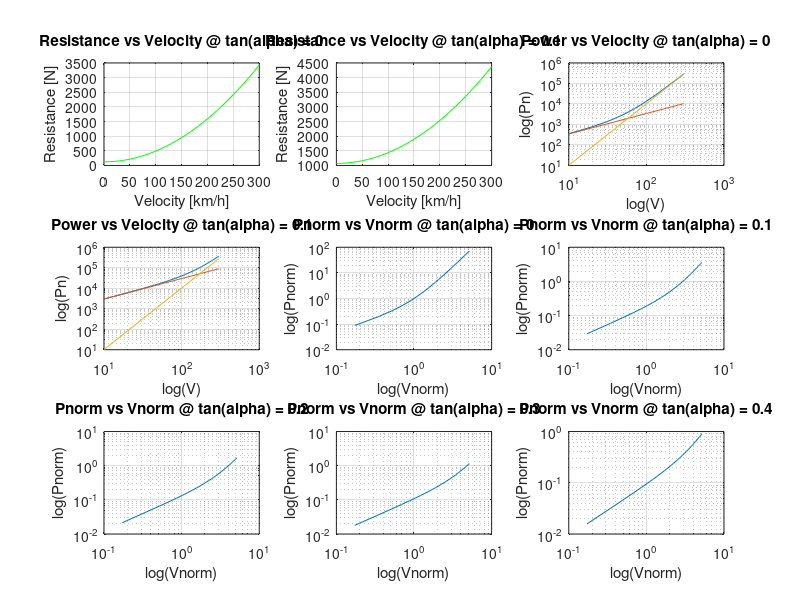
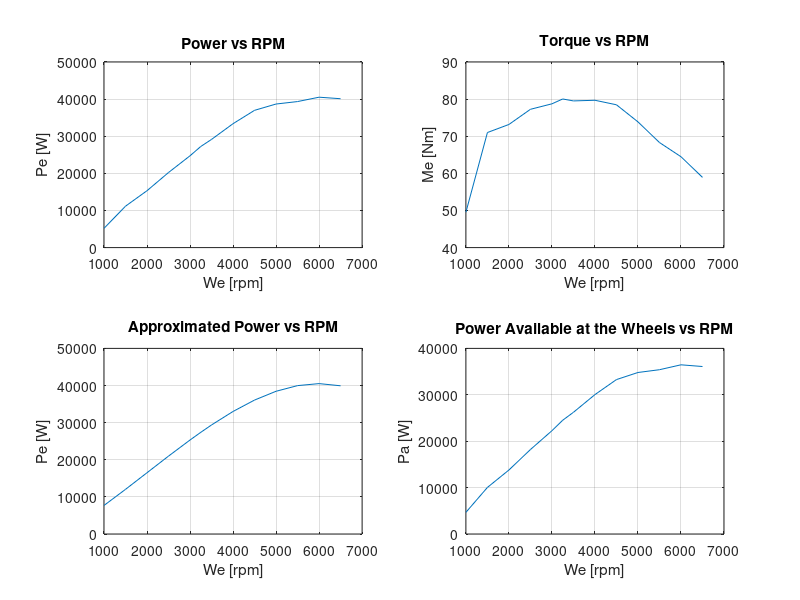
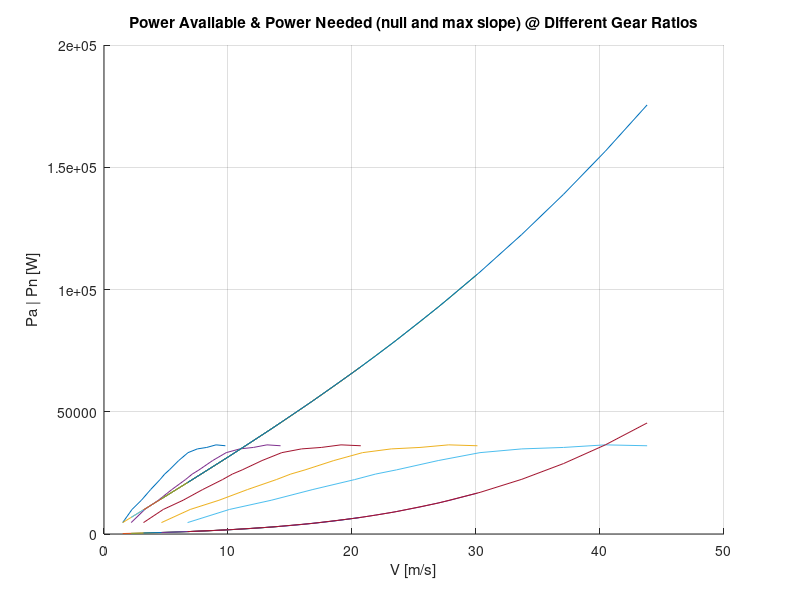
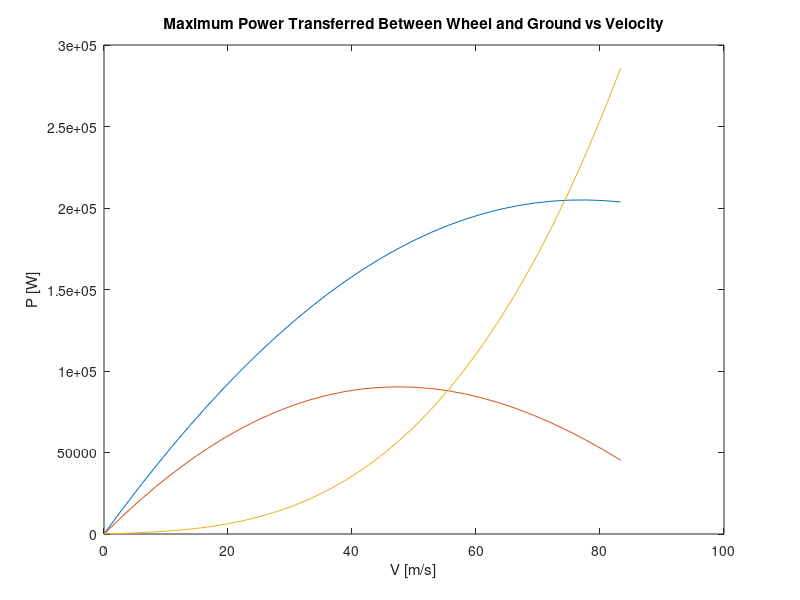

These figures' MATLAB source, in order: (Note: this script raises an error after producing the figures.)
clear all
clc

% Define Given Constants
Cx = .35; %[-]
S = 1.82; %[m^2]
m = 970; %[kg]
Vcil = 1040; %[cm^3]
Tf = .281; %[-]
wmin = 850; %[rpm]
efficiencyt = .9; %[-]
l = 2.3; %[m]
a = 1.15; %[m]
b=l-a;
hG = .5; %[m]
wheel_indication = '155/65R13';
R0 = 13*25.4/2 + .65*155; %[mm]
Re = .98*R0*10^-3; % [m]
N = 5; %[-]
ts = 1; %[s]
Je = .08; %[kg.m^2]
Jw = 1.6; %[kg.m^2]
Jt = Jw; %[kg.m^2]
g = 9.81; % [m/s^2]
ro = 1.3; %[kg/m^2]
alpha = atan(0:0.1:0.4); %[-]
f0 = .013; %[-]
K = 6.51*10^-6; %[s^2/m^2] 

% POWER NEEDED FOR MOTION

% Take Artbitrary Velocity Interval
vKm = 0:10:300; %[km/h]
vm = (vKm./3.6); %[m/s]

% Declare All Vectors/Matrices As Zeros
A = zeros(5, 1);
B = zeros(5, 1);
R = zeros(5, 31);
Pn = zeros(5, 31);
Pnorm = zeros(5, 31);
Pcar = zeros(5, 1);
Vcar = zeros(5, 1);
Av = zeros(5, 31);
Bv3 = zeros(5, 31);

% Calculate A, B, Vcar, Pcar, R, Av, Bv^3, Pn, Pnorm and Vnorm at 5
% different inclinations
for i = 1:5
    A(i) = m*g*(f0*cos(alpha(i)) + sin(alpha(i))); %[N]
    B(i) = m*g*K*cos(alpha(i)) + 0.5*ro*S*Cx; %[kg/m]

    Vcar(i) = sqrt(A(1)/B(1)); %[m/s]
    Pcar(i) = 2*A(i)*sqrt(A(i)/B(i)); %[W]
        
    for j = 1:31
        R(i, j) = A(i) + B(i)*(vm(j)^2); %[N]
        Av(i, j) = A(i)*vm(j); %[W]
        Bv3(i, j) = B(i)*vm(j)^3; %[W]
        Pn(i, j) = Av(i, j) + Bv3(i, j); %[W]
        Pnorm(i, j) = Pn(i, j)/Pcar(i); %[-]
    end

    Vnorm = vm/Vcar(i); %[-]
    
end

% Plot The Required Graphs In Part I

figure; hold on;

for i = 1:2
    subplot(3, 3, i);
    plot(vKm, R(i, 1:31), 'g');
    xlabel('Velocity [km/h]');
    ylabel('Resistance [N]');
    title(['Resistance vs Velocity @ tan(alpha) = ', num2str(tan(alpha(i)))]);
    grid on;
end

for i = 1:2
    subplot(3, 3, i+2);
    loglog(vKm, Pn(i, 1:31)); hold on;
    loglog(vKm, Av(i, 1:31));
    loglog(vKm, Bv3(i, 1:31));
    xlabel('log(V)');
    ylabel('log(Pn)');
    title(['Power vs Velocity @ tan(alpha) = ', num2str(tan(alpha(i)))]);
    grid on;
end

for i = 1:5
    subplot(3, 3, i+4);
    loglog(Vnorm, Pnorm(i, 1:31));
    xlabel('log(Vnorm)');
    ylabel('log(Pnorm)');
    title(['Pnorm vs Vnorm @ tan(alpha) = ', num2str(tan(alpha(i)))]);
    grid on;
end

% COMPUTATION OF THE MAXIMUM POWER AVAILABLE AT THE WHEELS

% Define RPM and MEP As Given In Engine Map
werpm = [1000, 1500, 2000, 2500, 3000, 3250, 3500, 4000, 4500, 5000, 5500, 6000, 6500]; %[rpm]
we = (2*pi/60).*werpm; %[rad/s]
mep = [5.985, 8.5785, 8.841, 9.3345, 9.513, 9.6705, 9.6075, 9.6285, 9.4815, 8.9250, 8.2530, 7.791, 7.119]; %[bar]

% Using a four stroke engine
k = .5;

% Declare Pe And Me Vectors As Zeros
Pe = zeros(13, 1);
Me = zeros(13, 1);

% Calculate Pe And Me At Different Engine Rotational Speed
for i = 1:13
   Pe(i) =  .1*k*mep(i)*Vcil*we(i)/(2*pi); % [W]
   Me(i) = Pe(i)/we(i); % [Nm]
end

% Plot The Required Graphs In Part II

figure; hold on;
subplot(2, 2, 1);
plot(werpm, Pe);
xlabel('We [rpm]');
ylabel('Pe [W]');
title('Power vs RPM');
grid on;
subplot(2, 2, 2);
plot(werpm, Me);
xlabel('We [rpm]');
ylabel('Me [Nm]');
title('Torque vs RPM');
grid on;

% Obtain Maximum Power And Corresponding We
[Pmax, imax] = max(Pe); % [W]
wemax = we(imax); % [rad/s]

% Declare Summation Terms And Approximated Power As Zeros Vectors
Pi = zeros(3, 1);
Peapp = zeros(13, 1);

% Calculate The Terms Of The Summation
for i = 1:3
    Pi(i) = Pmax/(wemax^i);
end
Pi(3) = -Pi(3);

% Calculate The Approximated Value Of The Power
for i= 1:13
    for j = 1:3
       Peapp(i) = Peapp(i) + Pi(j)*we(i)^j; % [W]
    end
end

% Plot The Graph Of The Approximated Value

subplot(2, 2, 3);
plot(werpm, Peapp);
xlabel('We [rpm]');
ylabel('Pe [W]');
title('Approximated Power vs RPM');
grid on;

% Calculate The Power Available At The Wheels
Pa = zeros(13, 1);
Paapp = zeros(13, 1);
for i = 1:13
   Pa(i) = efficiencyt*Pe(i); % [W]
   Paapp(i) = efficiencyt*Peapp(i); % [W]
end

% Plot The Graph Of Power Available At The Wheels

subplot(2, 2, 4);
plot(werpm, Pa);
xlabel('We [rpm]');
ylabel('Pa [W]');
title('Power Available at the Wheels vs RPM');
grid on;

% GRADEABILITY AND INITIAL CHOICE OF THE TRANSMISSION RATIOS

% Calculate Maximum Speed Vehicle Can Reach
Pamax = max(Pa);
Astar = power(Pamax/(2*B(1)), 1/3);
Bstar = sqrt(1+(4*A(1)^3/(27*(Pamax^2)*B(1))));
Vmax = Astar*(power(Bstar+1, 1/3)-power(Bstar-1, 1/3)); % [m/s]

% Calculate Gear Ratios
Tgtop = Vmax/(Tf*Re*wemax); %[-]
alphamax = atan(.33); %[-]
Tgbottom = Me(1)*efficiencyt/(Tf*Re*m*g*(f0*cos(alphamax)+sin(alphamax))); %[-]
Tgi = zeros(5, 1);
Tgi(1) = Tgbottom;
Tgi(5) = Tgtop;
for i = 2:4
   Tgi(i) = Tgi(i-1)*power((Tgtop/Tgbottom), 1/(N-1)); %[-] 
end

% Calculate Vehicle Speed According To We And Gear Ratios
Vw = zeros(5, 13);
for i = 1:5
   for j = 1:13
       Vw(i, j) = we(j)*Tf*Tgi(i)*Re; % [m/s]
   end
end

Avw = zeros(5, 13, 2);
Bvw3 = zeros(5, 13, 2);

for i = 1:5
    for j = 1:13
        Avw(i, j, 1) = A(1)*Vw(i, j);
        Bvw3(i, j, 1) = B(1)*Vw(i, j)^3;
    end
end

Aw = m*g*(f0*cos(alphamax) + sin(alphamax)); %[N]
Bw = m*g*K*cos(alphamax) + .5*ro*S*Cx; %[kg/m]

for i = 1:5
    for j = 1:13
        Avw(i, j, 2) = Aw*Vw(i, j);
        Bvw3(i, j, 2) = Bw*Vw(i, j)^3;
    end
end

Pnw = zeros(5, 13, 2);
for i = 1:2
   for j = 1:5
       for kz = 1:13
            Pnw(j, kz, i) = Avw(j, kz, i) + Bvw3(j, kz, i); 
       end
   end
end

figure;  hold on;
for i = 1:5
    plot(Vw(i, 1:13), Pa, Vw(i, 1:13), Pnw(i, 1:13, 1), Vw(i, 1:13), Pnw(i, 1:13, 2));
end
xlabel('V [m/s]');
ylabel('Pa | Pn [W]');
title('Power Available & Power Needed (null and max slope) @ Different Gear Ratios');

grid on;

% MAXIMUM POWER THAT CAN BE TRANSFERRED BY THE TIRES TO THE GROUND

% Define Constants
c1 = [1.1, .8];
c2 = [6, 8]*10^-3;

% Calculate Dx
Rl = 0.92*R0*10^-3;
Dx = Rl.*(f0+K.*vm.^2);

% Calculate Fz1 and Fz2
K1 = ro*S*Cx*hG/2/m/g;
K2 = -K1;
Fz1 = m*g*(b-Dx-K1.*vm.^2)/l;
Fz2 = m*g*(a+Dx-K2.*vm.^2)/l;

% Calculate Maximum Power Transferred in Dry/Wet Conditions
uip(1,1:31) = c1(1) - c2(1).*vm;
uip(2,1:31) = c1(2) - c2(2).*vm;
PmaxWG(1,1:31) = (Fz1).*uip(1,1:31).*vm;
PmaxWG(2,1:31) = (Fz1).*uip(2,1:31).*vm;

% Plot Required Graphs

figure;
plot(vm, PmaxWG(1, 1:31), vm, PmaxWG(2, 1:31), vm, Pn(1, 1:31));
title('Maximum Power Transferred Between Wheel and Ground vs Velocity');
xlabel('V [m/s]');
ylabel('P [W]');

% Obtain The Maximum Velocity
interD = InterX([vm;PmaxWG(1, 1:31)],[vm;Pn]);
interW = InterX([vm;PmaxWG(2, 1:31)],[vm;Pn]);
VmaxWG(1,1) = interD(1,2);
VmaxWG(1,2) = interW(1,2);

% ACCELERATION PERFORMANCE

% Compute Equivalent Mass
me = m + Jt/(Re*Tf)^2 + Je/(Re*Tf)^2./Tgi.^2;

% Compute Maximum Acceleration
amax = zeros(5, 13);
for i = 1:5
   for j = 1:13
      amax(i, j) = (Pa(j)-Pnw(i,j))/(me(i)*Vw(i,j));
   end
end

% In this case we realise that at 5th gear ratio the maximum velocity is
% attained at the index = 12; therefore, theoratically we get a negative
% acceleration which we must substitute by 0 since the acceleration goes to
% 0 (in ideal case) when a body reached its maximum speed
amax(5,13) = 0;

% Plot Maximum Acceleration
oneOamax = 1./amax;

figure; hold on;
for i = 1:5
   plot(Vw(i, 1:13), amax(i, 1:13));
end
title('Maximum Acceleration vs Veloctiy');
xlabel('V [m/s]');
ylabel('A [m/s^2]');
grid on;

% Find Points of Intersections
x = [Vw(1, 13) Vw(2,13) Vw(3,13), 100/3.6];
y = [0 4];
F0 = [Vw(1,1);oneOamax(1,1)];
F1 = InterX([Vw(1,1:13);oneOamax(1,1:13)],[Vw(2,1:13);oneOamax(2,1:13)]);
F2 = InterX([Vw(3,1:13);oneOamax(3,1:13)],[[x(2) x(2)];[y(1) y(2)]]);
F3 = InterX([Vw(4,1:13);oneOamax(4,1:13)],[[x(3) x(3)];[y(1) y(2)]]);
F4 = InterX([Vw(4,1:13);oneOamax(4,1:13)],[[x(4) x(4)];[y(1) y(2)]]);
F = [F1 F2 F3 F4];

% Find Increments for Different Intervals
I = [F1(1)-F0(1), F2(1)-F1(1), F3(1)-F2(1), F4(1)-F3(1)]/10;

% Calculate New Ideal Velocity Vector
newV = zeros(1, 40);
base = Vw(1,1);
for i = 1:4
   for j = (10*i-9):10*i
      newV(j) =  base + I(i)*(j-10*(i-1));
   end
   base = newV(j);
end

% Calculate New Actual Velocity Vector

newVactual = zeros(1, 43);
for i = 43:-1:35
   newVactual(i) = newV(i-3);
end
newVactual(34) = newV(30);
newVactual(33) = newV(30);
for i = 32:-1:24
   newVactual(i) = newV(i-2); 
end
newVactual(23) = newV(20);
newVactual(22) = newV(20);
for i=21:-1:13
   newVactual(i) = newV(i-1); 
end
newVactual(12) = newV(10);
newVactual(11) = newV(10);
for i = 10:-1:1
   newVactual(i) = newV(i);
end

% Calculate New 1/Acceleration Vector
newA = zeros(1, 40);
for i = 1:4
    for j = (10*i-9):10*i
        POINT = InterX([Vw(i,1:13);oneOamax(i,1:13)],[[newV(j) newV(j)];[y(1) y(2)]]);
        newA(j) = POINT(2);
    end
end

% Calculate Ideal Time Using Numerical Integration
Time = zeros(1, 40);
Time(2) = trapz([Vw(1,1) newV(1)],[oneOamax(1,1), newA(1)]);
for i = 3:40
    if (i==22 || i==32)
        index = (i - rem(i,10))/10;
        Time(i) = Time(i-1) + trapz([newV(i-2) newV(i-1)],[F(2, index) newA(i-1)]);
    else
        Time(i) = Time(i-1) + trapz([newV(i-2) newV(i-1)],[newA(i-2) newA(i-1)]);
    end
end

% Calculate Actual Time Using Numerical Integration
TimeActual = zeros(1,43);
TimeActual(2) = trapz([Vw(1,1) newV(1)],[oneOamax(1,1), newA(1)]);
for i = 3:11
    TimeActual(i) = TimeActual(i-1) + trapz([newV(i-2) newV(i-1)],[newA(i-2) newA(i-1)]);
end
TimeActual(12) = TimeActual(11) + ts;
for i = 13:22
    TimeActual(i) = TimeActual(i-1) + trapz([newV(i-3) newV(i-2)],[newA(i-3) newA(i-2)]);
end
TimeActual(23) = TimeActual(22) + ts;
TimeActual(24) = TimeActual(23) + trapz([newV(20) newV(21)],[F(2, 2) newA(21)]);
for i = 25:33
    TimeActual(i) = TimeActual(i-1) + trapz([newV(i-4) newV(i-3)],[newA(i-4) newA(i-3)]);
end
TimeActual(34) = TimeActual(33) + ts;
TimeActual(35) = TimeActual(34) + trapz([newV(30) newV(31)],[F(2, 3) newA(31)]);
for i = 36:43
   TimeActual(i) = TimeActual(i-1) + trapz([newV(i-5) newV(i-4)],[newA(i-5) newA(i-4)]);
end

% Plot Graph of V vs T

figure; hold on;
plot(Time, newV);
plot(TimeActual, newVactual);
legend('Theretical Velocity', 'Actual Velocity');
title('Velocity vs Time');
xlabel('Time [s]');
ylabel('Velocity [m/s]');

% FUEL CONSUMPTION

% Define Constant(s)
rof = 739/1000; % Fuel Density [kg/m^3]
Qm = .62/3600; % Volumetric Flow at idle [l/s];
H = 4.4*10^7; % [J/Kg]

[NUM, ~, ~] = xlsread('NEDC', 'Foglio1');
TimeNedc(1:15) = NUM(1:15, 1);
TimeNedc(16:28) = NUM(61:73);
VelocityNedc(1:15) = NUM(1:15, 2)/3.6;
VelocityNedc(16:28) = NUM(61:73, 2)/3.6;

meanVelocity = zeros(1, 27);
for i = 1:27
    meanVelocity(i) = mean([VelocityNedc(i) VelocityNedc(i+1)]);
    if(i<12)
        j=i+15;
        meanVelocity(j) = mean([VelocityNedc(j) VelocityNedc(j+1)]);
    end
end

WeNedc = zeros(1, 27);
for i = 1:27
    if (meanVelocity(i) < 0.1)
        WeNedc(i) = 1000;
        
    elseif (meanVelocity(i) > 0 && meanVelocity(i) < F1(1))
        WeNedc(i) = meanVelocity(i)/Tgi(1)/Tf/Re*60/2/pi;
        
    elseif (meanVelocity(i) > F1(1) && meanVelocity(i) < F2(1))
        WeNedc(i) = meanVelocity(i)/Tgi(2)/Tf/Re*60/2/pi;
        
    elseif (meanVelocity(i) > F2(1) && meanVelocity(i) < F3(1))
        WeNedc(i) = meanVelocity(i)/Tgi(3)/Tf/Re*60/2/pi;
        
    elseif (meanVelocity(i) > F3(1) && meanVelocity(i) < Vw(4, 13))
        WeNedc(i) = meanVelocity(i)/Tgi(4)/Tf/Re*60/2/pi;
    else
        WeNedc(i) = meanVelocity(i)/Tgi(5)/Tf/Re*60/2/pi;
    end
end

PeNedc = zeros (1, 27);
for i = 1:27
   for j = 1:12
      if (WeNedc(i) >= werpm(j) && WeNedc(i) < werpm(j+1))
          coeff = polyfit([werpm(j) werpm(j+1)], [Pe(j) Pe(j+1)], 1);
          PeNedc(i) = coeff(1)*WeNedc(i) + coeff(2);
      end
   end
end

PmeNedc = zeros(1,27);
for i = 1:27
   PmeNedc(i) = 10*PeNedc(i)/Vcil/k/(WeNedc(i)/60);
end

[NUM, TXT, RAW] = xlsread('team14-lab1_1-lab1_2 v3', 'Team 14 engine map');
Pme(1:22, 1:13) = NUM(2:23, 1:2:26);
qGiven (1:22, 1:13) = NUM(2:23, 2:2:26)/1000/3600/745.7;
q = zeros(1, 27);
for i = 1:27
   for j = 1:12
      if(WeNedc(i) == werpm(j))
        for k = 1:21
            if(~isnan(Pme(k+1, j)) && PmeNedc(i)<Pme(k, j) && PmeNedc(i)>Pme(k+1, j))
                coefficients1 = polyfit([Pme(k, j) Pme(k+1, j)], [qGiven(k, j) qGiven(k+1, j)], 1);
                q(i) = coefficients1(1)*PmeNedc(i) + coefficients1(2);
            end
        end
      elseif (WeNedc(i) > werpm(j) && WeNedc(i) < werpm(j+1))
          flag = 1;
          k=1;
          while (flag==1 && k<22)
            if(~isnan(Pme(k+1, j)) && PmeNedc(i)<Pme(k, j) && PmeNedc(i)>Pme(k+1, j))
                coefficients1 = polyfit([Pme(k, j) Pme(k+1, j)], [qGiven(k, j) qGiven(k+1, j)], 1);
                q1 = coefficients1(1)*PmeNedc(i) + coefficients1(2);
                flag = 0;
            end
            k=k+1;
          end
          
          if (flag == 1)
             coefficents1 =  polyfit([Pme(1, j) Pme(2, j)], [qGiven(1, j) qGiven(2, j)], 1);
             q1 = coefficients1(1)*PmeNedc(i) + coefficients1(2);
          end
          
          flag = 1;
          k=1;
          while (flag==1 && k<22)
            if(~isnan(Pme(k+1, j+1)) && PmeNedc(i)<Pme(k, j+1) && PmeNedc(i)>Pme(k+1, j+1))
                coefficients1 = polyfit([Pme(k, j+1) Pme(k+1, j+1)], [qGiven(k, j+1) qGiven(k+1, j+1)], 1);
                q2 = coefficients1(1)*PmeNedc(i) + coefficients1(2);
                flag = 0;
            end
            k=k+1;
          end
          
          if (flag == 1)
             coefficents1 =  polyfit([Pme(1, j+1) Pme(2, j+1)], [qGiven(1, j+1) qGiven(2, j+1)], 1);
             q2 = coefficients1(1)*PmeNedc(i) + coefficients1(2);
          end
          
          coefficients1 = polyfit([werpm(j) werpm(j+1)], [q1 q2], 1);
          q(i) = coefficients1(1)*WeNedc(i) + coefficients1(2);
      end
   end
end

quarterFuelConsumption = zeros(1, 14);
q1Fourth = zeros(1, 7);
index = 1;
for i = 1:14
    if(VelocityNedc(i)<=VelocityNedc(i+1))
        if (meanVelocity(i)<F1(1))
            equivalentMass = me(1);
        elseif (meanVelocity(i)>F1(1) && meanVelocity(i)<F2(1))
            equivalentMass = me(2);
        elseif (meanVelocity(i)>F2(1) && meanVelocity(i)<F3(1))
            equivalentMass = me(3);
        elseif (meanVelocity(i)>F3(1) && meanVelocity(i)<Vw(4,13))
            equivalentMass = me(4);
        else
            equivalentMass = me(5);
        end
        quarterFuelConsumption(i) =  ((A(1)*meanVelocity(i)+B(1)*meanVelocity(i)^3) + equivalentMass*meanVelocity(i)*((VelocityNedc(i+1)-VelocityNedc(i)))/(TimeNedc(i+1)-TimeNedc(i)))*(TimeNedc(i+1)-TimeNedc(i))*q(i)/rof/Tf;
        if(quarterFuelConsumption(i) ~=0)
            q1Fourth(index) = quarterFuelConsumption(i);
            index = index+1;
        end
    end
end

q2 = zeros(1, 13);
index = 1;
for i = 16:26
    if(VelocityNedc(i)<=VelocityNedc(i+1))
        if (meanVelocity(i)<F1(1))
            equivalentMass = me(1);
        elseif (meanVelocity(i)>F1(1) && meanVelocity(i)<F2(1))
            equivalentMass = me(2);
        elseif (meanVelocity(i)>F2(1) && meanVelocity(i)<F3(1))
            equivalentMass = me(3);
        elseif (meanVelocity(i)>F3(1) && meanVelocity(i)<Vw(4,13))
            equivalentMass = me(4);
        else
            equivalentMass = me(5);
        end
        q2(index) =  ((A(1)*meanVelocity(i)+B(1)*meanVelocity(i)^3) + equivalentMass*meanVelocity(i)*((VelocityNedc(i+1)-VelocityNedc(i)))/(TimeNedc(i+1)-TimeNedc(i)))*(TimeNedc(i+1)-TimeNedc(i))*q(i)/rof/Tf;
        index = index+1;
    end
end

q1Total = 4*sum(q1Fourth);
qzeros = Qm*(291.6);
Qtotal = 100/11*(q1Total + sum(q2) + qzeros);
